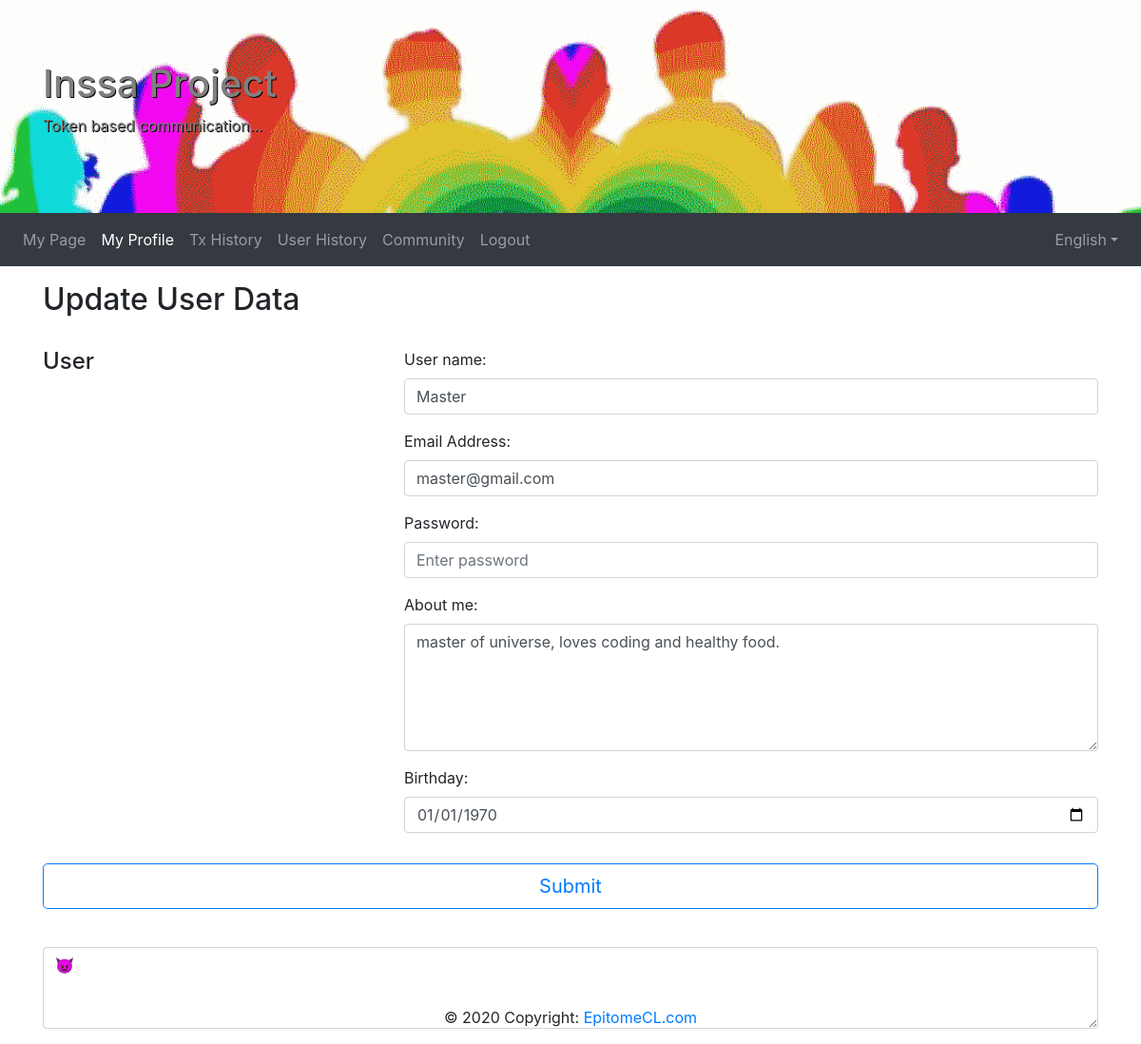
Screenshot of /index.php?module=userprofile (signed in) with the database file from the repository.
### tables this page shows
CREATE TABLE `user` (
  `user_id` int(11) NOT NULL,
  `name` varchar(32) NOT NULL,
  `email` varchar(128) NOT NULL,
  `password` varchar(64) NOT NULL,
  `salt` varchar(64) NOT NULL,
  `comment` varchar(1000) NOT NULL,
  `birthday` date NOT NULL,
  `modified` timestamp NOT NULL DEFAULT CURRENT_TIMESTAMP,
  `created` timestamp NOT NULL DEFAULT CURRENT_TIMESTAMP
);

### classes/modules/UserProfile.php (called while the page is built, shortened)
<?php
class UserProfile {
	private $mysqli;
	public function __construct($mysqli) {
		$this->mysqli = $mysqli;
	}
	public function doGet($userId, $lang) {
		$mysqli = $this->mysqli;
		$data = $this->getData($mysqli, $userId);
		$isMember = $this->isMember($mysqli, $userId);
		require_once(sprintf("UserProfileView_%s.php", $lang));
	}
	private function getData($mysqli, $userId) {
		$data = NULL;
		$sql = "SELECT user.user_id, user.name AS userName, user.email, user.comment, user.birthday ";
		$sql .= "FROM user ";
		$sql .= sprintf("WHERE user.user_id = %d;", $userId);
		if ($result = $mysqli->query($sql)) {
			while($row = $result->fetch_assoc()) {
				$data = new \stdClass;
				$data->userId = intval($row["user_id"]);
				$data->email = trim($row["email"]);
				$data->userName = trim($row["userName"]);
				$data->comment = trim($row["comment"]);
				$data->birthday = trim($row["birthday"]);
			}
		}
		return $data;
	}
	private function isMember($mysqli, $userId) {
		$value = 0;
		$sql = "SELECT COUNT(account.user_id) AS counter  ";
		$sql .= "FROM account ";
		$sql .= sprintf("WHERE account.user_id = %d;", $userId);
		if ($result = $mysqli->query($sql)) {
			while($row = $result->fetch_assoc()) {
				$value = intval($row["counter"]);
			}
		}
		return $value;
	}
}

### classes/modules/UserProfileView_us.php (the view, shortened to what this page needs)
<!DOCTYPE html>
<html lang="en">
<head>
  <link rel="stylesheet" href="https://maxcdn.bootstrapcdn.com/bootstrap/4.1.3/css/bootstrap.min.css">
  <link href="https://cdnjs.cloudflare.com/ajax/libs/flag-icon-css/3.1.0/css/flag-icon.min.css" rel="stylesheet">
</head>
<body>
<div class="jumbotron jumbotron-fluid mb-0">
  <div class="container">
    <h1>Inssa Project</h1>
    <p>Token based communication...</p>
  </div>
</div>
<nav class="navbar navbar-expand-sm bg-dark navbar-dark">
	<div class="collapse navbar-collapse" id="collapsibleNavbar">
		<ul class="navbar-nav">
			<li class="nav-item">
				<a class="nav-link" href="<?php echo $_SERVER['PHP_SELF']; ?>?module=mypage">My Page</a>
			</li>
			<li class="nav-item">
				<a class="nav-link active" href="<?php echo $_SERVER['PHP_SELF']; ?>?module=userprofile">My Profile</a>
			</li>
			<?php if ($isMember): ?>
			<li class="nav-item">
				<a class="nav-link" href="<?php echo $_SERVER['PHP_SELF']; ?>?module=txhistory">Tx History</a>
			</li>
			<li class="nav-item">
				<a class="nav-link" href="<?php echo $_SERVER['PHP_SELF']; ?>?module=userhistory">User History</a>
			</li>
			<li class="nav-item">
				<a class="nav-link" href="<?php echo $_SERVER['PHP_SELF']; ?>?module=community">Community</a>
			</li>
			<?php endif; ?>
			<li class="nav-item">
				<a class="nav-link" href="<?php echo $_SERVER['PHP_SELF']; ?>?module=logout">Logout</a>
			</li>
		</ul>
		<ul class="navbar-nav ml-auto">
			<li class="nav-item dropdown">
				<?php $language = trim(array("de"=>"Deutsch", "us"=>"English", "kr"=>"한국어")[$lang]); ?>
				<a class="nav-link dropdown-toggle" id="dropdownlang" data-toggle="dropdown" aria-haspopup="true" aria-expanded="false"><span class="flag-icon flag-icon-<?php echo $lang; ?>"> </span> <?php echo $language; ?></a>
			</li>
		</ul>
	</div>
</nav>
<section class="container-section">
	<div class="container mb-4">
		<div class="row pb-4">
			<div class="col-sm-12"><h2>Update User Data</h2></div>
		</div>
		<form method="post" action="<?php echo $_SERVER['PHP_SELF']; ?>" enctype="multipart/form-data">
			<div class="row mb-3">
				<div class="col-sm-4"><h4>User</h4></div>
				<div class="col-sm-8">
					<div class="form-group">
						<label for="userName">User name:</label>
						<input type="text" class="form-control" placeholder="Enter user name" id="userName" name="userName" required="required" value="<?php echo $data->userName; ?>">
					</div>
					<div class="form-group">
						<label for="email">Email Address:</label>
						<input type="email" class="form-control" placeholder="Enter email" id="email" name="email" required="required" value="<?php echo $data->email; ?>">
					</div>
					<div class="form-group">
						<label for="password">Password:</label>
						<input type="password" class="form-control" placeholder="Enter password" id="password" name="password">
					</div>
					<div class="form-group">
						<label for="comment">About me:</label>
						<textarea class="form-control" rows="5" id="comment" name="comment" placeholder="Something about me..."><?php echo $data->comment; ?></textarea>
					</div>
					<div class="form-group">
						<label for="birthday">Birthday:</label>
						<input type="date" class="form-control" id="birthday" name="birthday" value="<?php echo $data->birthday; ?>">
					</div>
				</div>
			</div>
			<button type="submit" class="btn btn-lg btn-outline-primary btn-block mb-1">Submit</button>
		</form>
	</div>
</section>
<div class="container mb-3">
	<div class="row mb-3">
		<div class="col-sm-12">
			<textarea class="form-control" id="jsondata" rows="3">&#x1F608;</textarea>
		</div>
	</div>
</div>
<footer class="page-footer font-small pt-4 fixed-bottom">
	<div class="footer-copyright text-center py-3">© <?php echo date("Y");?> Copyright:
		<a href="https://epitomecl.com"> EpitomeCL.com</a>
	</div>
</footer>
</body>
</html>

### classes/modules/UserProfileView_us.php (style rules this page uses)
.jumbotron { background-color: lightgray; background-image: url(images/jumbotron.png); background-size: cover; height: 100%; color: gray; text-shadow: 1px 1px #000; }
.container-section { padding-top: 1rem; padding-bottom: 1rem; }

### rows the page displays
user: userName "Master", email "master@gmail.com", comment "master of universe, loves coding and healthy food.", birthday "01/01/1970"

### other values shown
$language "English"
